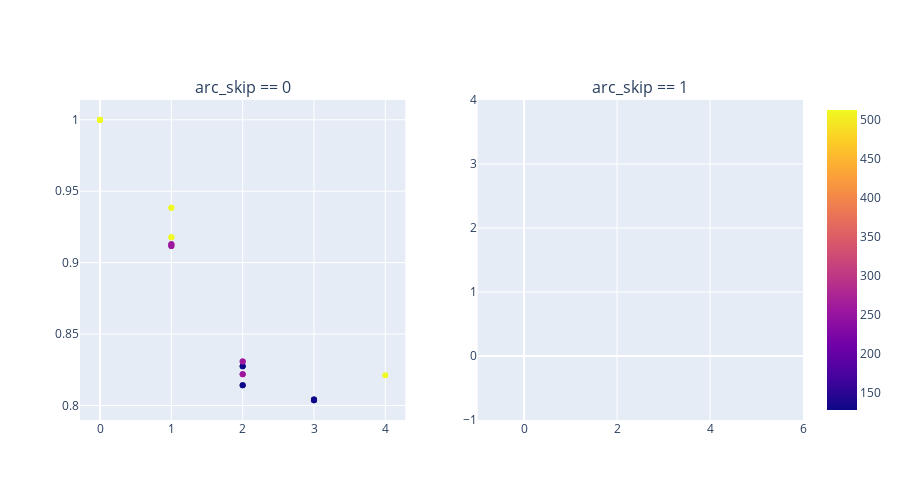

Write notebook code for a chart like this one.
### Code cell
import plotly.express as px
import pandas as pd

from plotly.subplots import make_subplots
import plotly.graph_objects as go


hue = "arc_latent_volume"
xplot = "arc_encoder_blocks"
yplot = "test_Accuracy"

extra_info = [
    "test_file",
    "arc_num_params",
    "arc_features",
    "arc_encoder_blocks",
    "arc_latent_volume",
    "arc_skip",
    "arc_num_conv",
]

df0 = df.query("arc_skip == 0")
df1 = df.query("arc_skip == 1")

fig0 = px.scatter(
    df0, x=xplot, y=yplot, color=hue, title="No skip", hover_data=extra_info
)
fig1 = px.scatter(df1, x=xplot, y=yplot, color=hue, title="Skip", hover_data=extra_info)

fig0.update_layout(showlegend=False)  # Oculta la leyenda en el primer gráfico

fig = make_subplots(rows=1, cols=2, subplot_titles=["arc_skip == 0", "arc_skip == 1"])

for trace in fig0.data:
    fig.add_trace(trace, row=1, col=1)

for trace in fig1.data:
    fig.add_trace(trace, row=1, col=2)

fig.update_layout(width=900, height=500, legend_title="Num Params", showlegend=True)

fig.show()

### Figure 1 — Plotly figure (JSON) as saved in the notebook; plotly's stock layout.template omitted (floating-point values rounded to 4 significant figures; data arrays with more than 128 entries replaced by an {"elided": "..."} marker saying what was removed)
{"data": [{"customdata": {"elided": "25x6 mixed values"}, "hovertemplate": "arc_encoder_blocks=%{x}<br>test_Accuracy=%{y}<br>test_file=%{customdata[0]}<br>arc_num_params=%{customdata[1]}<br>arc_features=%{customdata[2]}<br>arc_latent_volume=%{marker.color}<br>arc_skip=%{customdata[4]}<br>arc_num_conv=%{customdata[5]}<extra></extra>", "legendgroup": "", "marker": {"color": [128, 128, 128, 128, 256, 256, 256, 256, 512, 512, 512, 512, 128, 128, 128, 128, 256, 256, 256, 256, 512, 512, 512, 512, 512], "coloraxis": "coloraxis", "symbol": "circle"}, "mode": "markers", "name": "", "orientation": "v", "showlegend": false, "type": "scatter", "x": [3, 3, 2, 2, 2, 2, 1, 1, 1, 1, 0, 0, 3, 3, 2, 2, 2, 2, 1, 1, 1, 1, 0, 0, 4], "xaxis": "x", "y": [0.8036, 0.8036, 0.8141, 0.8141, 0.8219, 0.8219, 0.9129, 0.9129, 0.9384, 0.9384, 0.9998, 0.9998, 0.8041, 0.8041, 0.8275, 0.8275, 0.8307, 0.8307, 0.9117, 0.9117, 0.9178, 0.9178, 1, 1, 0.8212], "yaxis": "y"}, {"customdata": [], "hovertemplate": "arc_encoder_blocks=%{x}<br>test_Accuracy=%{y}<br>test_file=%{customdata[0]}<br>arc_num_params=%{customdata[1]}<br>arc_features=%{customdata[2]}<br>arc_latent_volume=%{marker.color}<br>arc_skip=%{customdata[4]}<br>arc_num_conv=%{customdata[5]}<extra></extra>", "legendgroup": "", "marker": {"color": [], "coloraxis": "coloraxis", "symbol": "circle"}, "mode": "markers", "name": "", "orientation": "v", "showlegend": false, "type": "scatter", "x": [], "xaxis": "x2", "y": [], "yaxis": "y2"}], "layout": {"annotations": [{"font": {"size": 16}, "showarrow": false, "text": "arc_skip == 0", "x": 0.225, "xanchor": "center", "xref": "paper", "y": 1, "yanchor": "bottom", "yref": "paper"}, {"font": {"size": 16}, "showarrow": false, "text": "arc_skip == 1", "x": 0.775, "xanchor": "center", "xref": "paper", "y": 1, "yanchor": "bottom", "yref": "paper"}], "height": 500, "legend": {"title": {"text": "Num Params"}}, "showlegend": true, "width": 900, "xaxis": {"anchor": "y", "domain": [0, 0.45]}, "xaxis2": {"anchor": "y2", "domain": [0.55, 1]}, "yaxis": {"anchor": "x", "domain": [0, 1]}, "yaxis2": {"anchor": "x2", "domain": [0, 1]}}}
